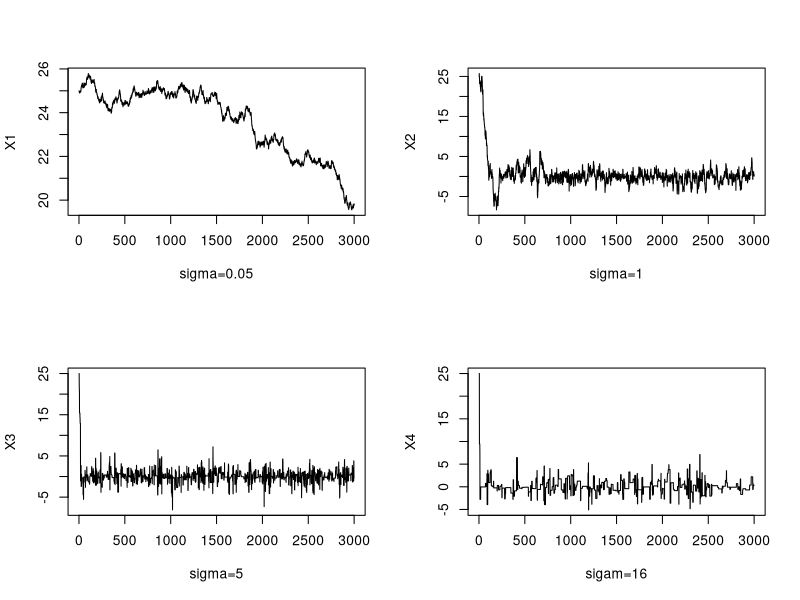
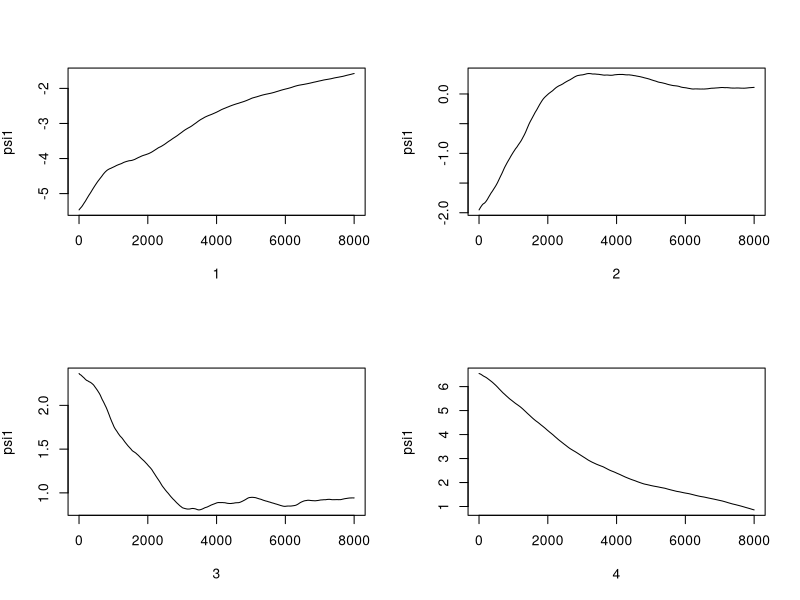
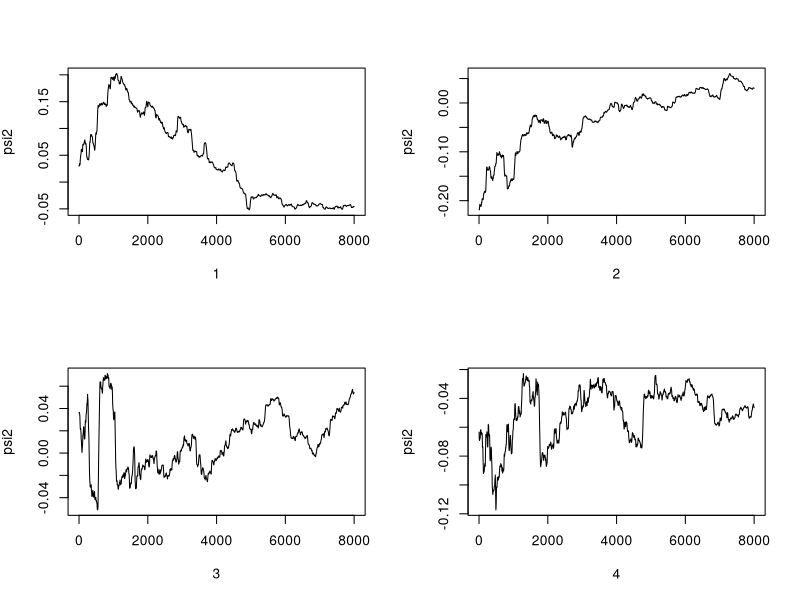
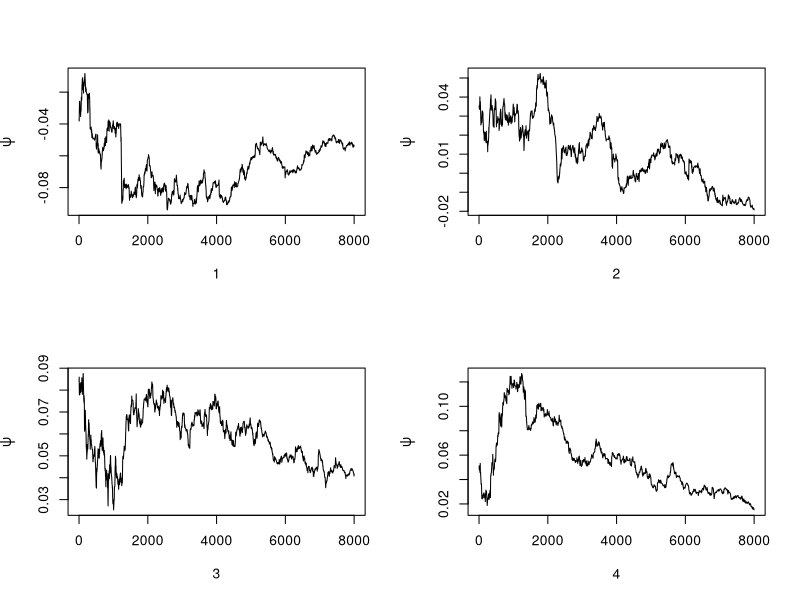
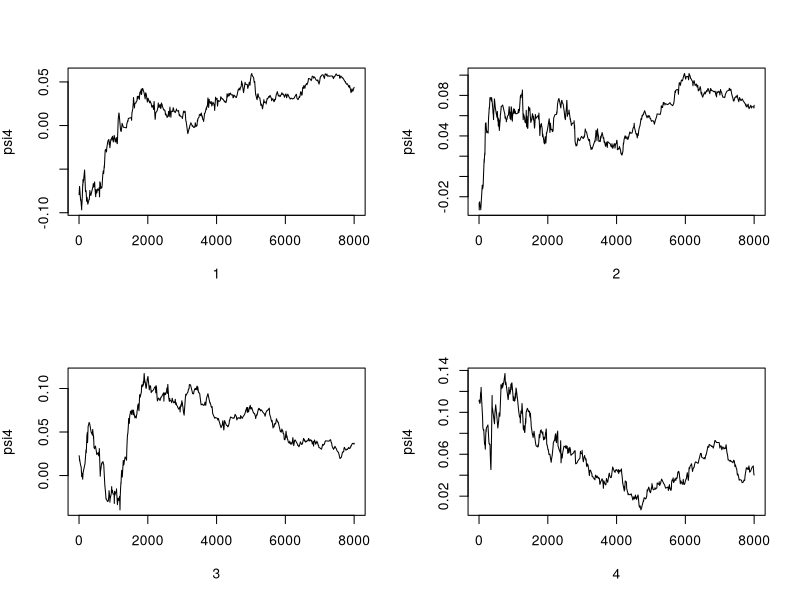
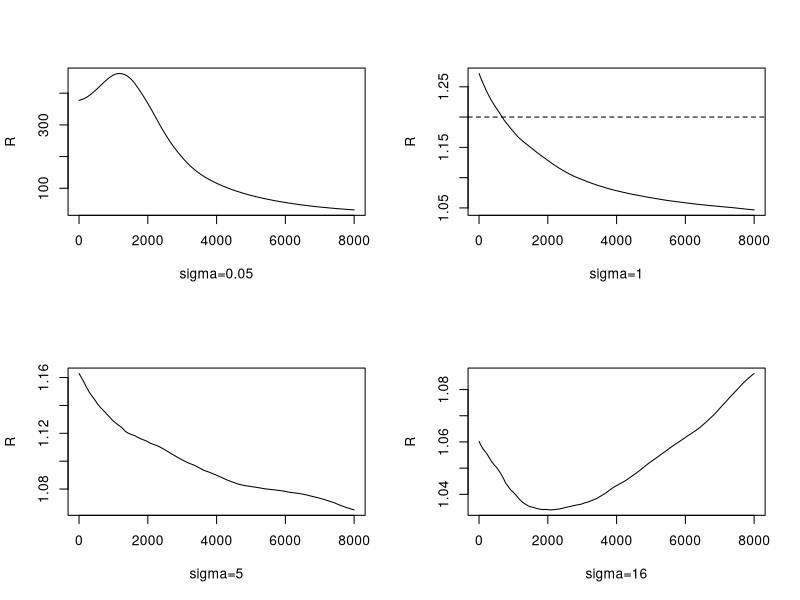

Generate these figures, in order, with R:
## ---- chunk 1
knitr::opts_chunk$set(echo = TRUE)
## ---- chunk 2
Metropolis<-function(sigma,x0,N){
  x<-numeric(N)
  x[1]<-x0
  u<-runif(N)
  k<-0
  for(i in 2:N){
    y<-rnorm(1,x[i-1],sigma)
    if(u[i]<=(exp(-abs(y))/exp(-abs(x[i-1]))))
      x[i]<-y else{
        x[i]<-x[i-1]
        k<-k+1
    }
  }
  return(list(x=x,k=k))
}
N<-3000
sigma<-c(0.05,1,5,16)
x0<-25
r1<-Metropolis(sigma[1],x0,N)
r2<-Metropolis(sigma[2],x0,N)
r3<-Metropolis(sigma[3],x0,N)
r4<-Metropolis(sigma[4],x0,N)
print(1-c(r1$k,r2$k,r3$k,r4$k)/N)
index<-1:3000
X1<-Metropolis(sigma[1],x0,N)$x[index]
X2<-Metropolis(sigma[2],x0,N)$x[index]
X3<-Metropolis(sigma[3],x0,N)$x[index]
X4<-Metropolis(sigma[4],x0,N)$x[index]
opar<-par(no.readonly = T)
par(mfrow=c(2,2))
plot(index,X1,type = "l",xlab = "sigma=0.05")
plot(index,X2,type = "l",xlab = "sigma=1")
plot(index,X3,type = "l",xlab = "sigma=5")
plot(index,X4,type = "l",xlab = "sigam=16")
## ---- chunk 3
R<-function(psi){
 psi<-as.matrix(psi)
 n<-ncol(psi)
 k<-nrow(psi)
 psi.means<-rowMeans(psi)
 B<-n*var(psi.means)
 psi.w<-apply(psi,1,"var")
 W<-mean(psi.w)
 v.hat<-W*(n-1)/n+(B/n)
 r.hat<-v.hat/W
 return(r.hat)
}
Metropolis<-function(sigma,x0,N){
  x<-numeric(N)
  x[1]<-x0
  u<-runif(N)
  k<-0
  for(i in 2:N){
    y<-rnorm(1,x[i-1],sigma)
    if(u[i]<=(exp(-abs(y))/exp(-abs(x[i-1]))))
      x[i]<-y else{
        x[i]<-x[i-1]
        k<-k+1
      }
  }
  return(x)
}


## ---- chunk 4
sigma1<-0.05
N<-10000
b<-2000
K<-4
x0<-c(-8,-4,4,8)
X<-matrix(0,K,N)
for(i in 1:K)
  X[i,]<-Metropolis(sigma1,x0[i],N)
psi1<-t(apply(X,1,cumsum))
for(i in 1:nrow(psi1))
  psi1[i,]<-psi1[i,]/(1:ncol(psi1))
par(mfrow=c(2,2))
for(i in 1:K)
  plot(psi1[i,(b+1):N],type="l",xlab = i,ylab = bquote(psi1))

sigma2<-1
for(i in 1:K)
  X[i,]<-Metropolis(sigma2,x0[i],N)
psi2<-t(apply(X,1,cumsum))
for(i in 1:nrow(psi2))
  psi2[i,]<-psi2[i,]/(1:ncol(psi2))
print(R(psi2))
par(mfrow=c(2,2))
for(i in 1:K)
  plot(psi2[i,(b+1):N],type="l",xlab = i,ylab = bquote(psi2))

sigma3<-5
for(i in 1:K)
  X[i,]<-Metropolis(sigma3,x0[i],N)
psi3<-t(apply(X,1,cumsum))
for(i in 1:nrow(psi3))
  psi3[i,]<-psi3[i,]/(1:ncol(psi3))
print(R(psi3))
par(mfrow=c(2,2))
for(i in 1:K)
  plot(psi3[i,(b+1):N],type="l",xlab = i,ylab = bquote(psi))

sigma4<-16
for(i in 1:K)
  X[i,]<-Metropolis(sigma4,x0[i],N)
psi4<-t(apply(X,1,cumsum))
for(i in 1:nrow(psi4))
  psi4[i,]<-psi4[i,]/(1:ncol(psi4))
print(R(psi4))
par(mfrow=c(2,2))
for(i in 1:K)
  plot(psi4[i,(b+1):N],type="l",xlab = i,ylab = bquote(psi4))
## ---- chunk 5
cn<-c("sigma=0.05","sigma=1","sigma=5","sigma=16")
rn<-c("R")
sigma1<-0.05
for(i in 1:K)
  X[i,]<-Metropolis(sigma1,x0[i],N)
psi1<-t(apply(X,1,cumsum))
for(i in 1:nrow(psi1))
  psi1[i,]<-psi1[i,]/(1:ncol(psi1))

sigma2<-1
for(i in 1:K)
  X[i,]<-Metropolis(sigma2,x0[i],N)
psi2<-t(apply(X,1,cumsum))
for(i in 1:nrow(psi2))
  psi2[i,]<-psi2[i,]/(1:ncol(psi2))

sigma3<-5
for(i in 1:K)
  X[i,]<-Metropolis(sigma3,x0[i],N)
psi3<-t(apply(X,1,cumsum))
for(i in 1:nrow(psi3))
  psi3[i,]<-psi3[i,]/(1:ncol(psi3))

sigma4<-16
for(i in 1:K)
  X[i,]<-Metropolis(sigma4,x0[i],N)
psi4<-t(apply(X,1,cumsum))
for(i in 1:nrow(psi4))
  psi4[i,]<-psi4[i,]/(1:ncol(psi4))

data<-c(R(psi1),R(psi2),R(psi3),R(psi4))
matrix(data,1,4,dimnames =list(rn,cn))
rh1<-rep(0,N)
for(j in (b+1):N)
  rh1[j]<-R(psi1[,1:j])
rh2<-rep(0,N)
for(j in (b+1):N)
  rh2[j]<-R(psi2[,1:j])
rh3<-rep(0,N)
for(j in (b+1):N)
  rh3[j]<-R(psi3[,1:j])
rh4<-rep(0,N)
for(j in (b+1):N)
  rh4[j]<-R(psi4[,1:j])
## ---- chunk 6
par(mfrow=c(2,2))
plot(rh1[(b+1):N],type = "l",xlab = "sigma=0.05",ylab = "R")
abline(h=1.2,lty=2)
plot(rh2[(b+1):N],type = "l",xlab = "sigma=1",ylab = "R")
abline(h=1.2,lty=2)
plot(rh3[(b+1):N],type = "l",xlab = "sigma=5",ylab = "R")
abline(h=1.2,lty=2)
plot(rh4[(b+1):N],type = "l",xlab = "sigma=16",ylab = "R")
abline(h=1.2,lty=2)
## ---- chunk 7
cupper <- function(k,a){
  return(sqrt(a^2*k/(k+1-a^2)))
}
## ---- chunk 8
kt <- c(4:25,100)
n <- length(kt)
A  <- numeric(n)
sol <- function(a){
   # the toot of sol2 is A(k)
   1-pt(cupper(k-1,a),k-1)-1+pt(cupper(k,a),k)
}
for (i in 1:n){
   k <- kt[i]
   m<- sqrt(k)-1e-5
   A[i] <- uniroot(sol,c(1e-5,sqrt(k)-1e-5))
}
cbind(df.t=kt,root.ex11.4=A)
## ---- chunk 9
kt <- c(4:25,500)
n <- length(kt)
A  <- numeric(n)
sol <- function(a){
   # the toot of sol2 is A(k)
   1-pt(cupper(k-1,a),k-1)-1+pt(cupper(k,a),k)
}
for (i in 1:n){
   k <- kt[i]
   m<- sqrt(k)-1e-5
   A[i] <- uniroot(sol,c(1e-5,sqrt(k)-1e-5))
}
cbind(df.t=kt,root.ex11.4=A)
## ---- chunk 10
kt <- c(4:25,1000)
n <- length(kt)
A  <- numeric(n)
sol <- function(a){
   # the toot of sol2 is A(k)
   1-pt(cupper(k-1,a),k-1)-1+pt(cupper(k,a),k)
}
for (i in 1:n){
   k <- kt[i]
   m<- sqrt(k)-1e-5
   A[i] <- uniroot(sol,c(1e-5,sqrt(k)-1e-5))
}
cbind(df.t=kt,root.ex11.4=A)
